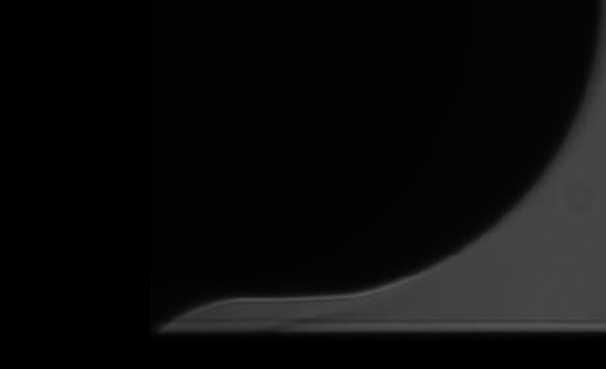
#> input picture Data/1800um/rcphoto1810um10psi_2019.jpg, 606 x 369 px
$ python 'Q1 is the data viable.py'
#> lines starting #> are read from the running program, lines starting #| are printed output that depends on the picture; after the words box and inside, x2 and y2 are one past the last pixel; in counts of white or black regions, pixels touching at a corner belong together
'''
------------------------------------------------------
This file answers Question 1
This file takes a raw image and a tared image and outputs a plot with points found on the edge.
------------------------------------------------------
'''


import cv2
import numpy as np
import matplotlib.pyplot as plt
from numpy.core.function_base import linspace

def extract_edges(edges):
    '''This function takes a canny edge detection file and returns the right-most edges arrays of X and Y coordinates'''
    #create arrays for X and Y coordinates
    edgeX = []
    edgeY = []
    #start from y = 260 and iterate through rows until row 316. These values are adjustable to avoid unwanted edge artifacts
    i = 260
    while i<316:
        # start from the right of the image and iterate across
        j = 605
        while j>=0:
            #if reach a pixel that is 255 that's an edge so save in the appropriate arrays and break out of the loop
            if edges[i,j] == 255:
                #save coordinate in appropriate array
                edgeX.append(j)
                edgeY.append(i)
                break
            else:
                #decreasing because scanning from right to left
                j=j-1
        #increasing because scanning down the image (image origin in the top left corner)
        i=i+1
    #return the edge coordinates
    return edgeX, edgeY

#load a raw image
rawimg = cv2.imread('Data/1800um/rcphoto1810um10psi_2019.jpg')
#> rawimg is the input picture: shape (369, 606, 3); min 0, max 87, mean 12.1
#load a Tared image, The image was tared in imageJ
image = cv2.imread('Data/1800um/Tare1810um10psi.jpg')
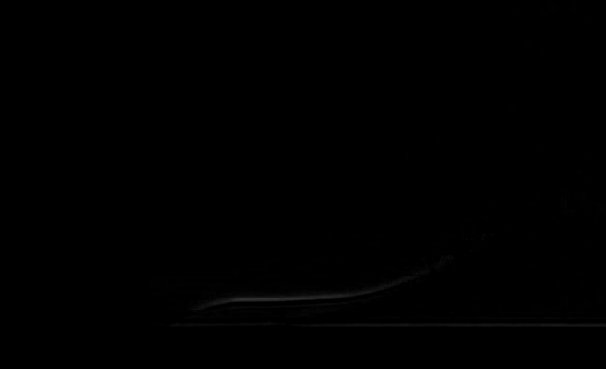
#> input picture Data/1800um/Tare1810um10psi.jpg, 606 x 369 px
#> image is the input picture: shape (369, 606, 3); min 0, max 49, mean 0.3
#convert Tared image to gray scale
gray = cv2.cvtColor(image, cv2.COLOR_BGR2GRAY)
#apply a bilateral filter, these parameters were iterated on via trial and error in using the 'Canny find edge Calibration' file
#for this application only changing the d value impacted the results
filt = cv2.bilateralFilter(gray, d=5, sigmaColor=75, sigmaSpace=75)
#apply the canny edge finder algorithim. Threshold values of 0 and 207 work well for the Question 3
# data set and on of those images is used here
CanEdges = cv2.Canny(filt, 0, 207, apertureSize=5)
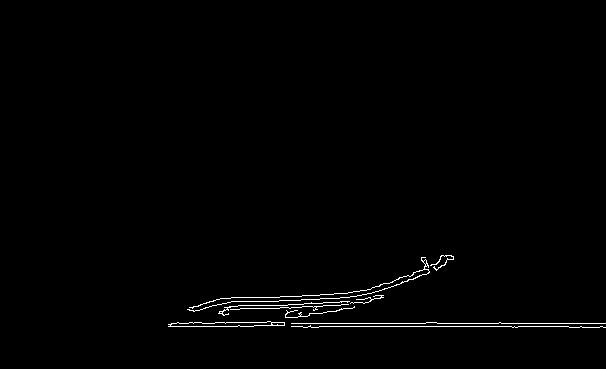
#> CanEdges: shape (369, 606); 0.87% white in thin lines or dots, all inside (x1, y1, x2, y2) = (168, 255, 606, 328)
#create windows to show the raw image, tared image, and edge result.
cv2.namedWindow('Raw Image')
cv2.namedWindow('Tared Image')
cv2.namedWindow('Edges')
#show the images, have to use a loop to get it work
while True:
    cv2.imshow('Raw Image',rawimg)
    cv2.imshow('Tared Image', gray)
    cv2.imshow('Edges', cv2.add(gray,CanEdges))
    break

#call extract_edges to pull the edges we want out from the canny edge detection
X,Y = extract_edges(CanEdges)
#> X = 56 values, max 446 at index 0, min 309 at index 54, mean 391.1; Y = 56 values from 260 to 315
#create a plot with the raw image with the detected edge points overlaid
plt.imshow(rawimg)
plt.xlabel('x-pixels')
plt.ylabel('y-pixels')
plt.title('edge detection (in blue)')
plt.plot(X,Y)
plt.show()
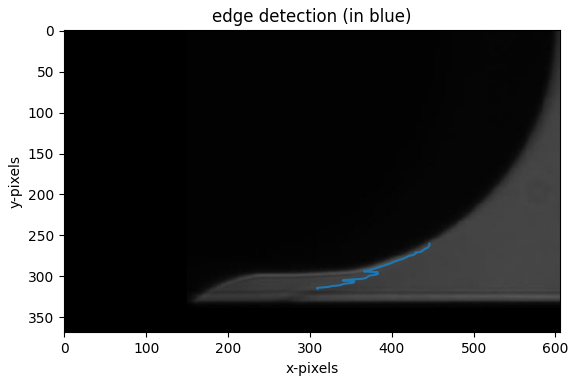
#> figure drawn by matplotlib, 1 panel

#print out X and X points because we need a metric to print out
print('Hey look! Some wild metrics have appeared! Its the-edge-points-I-detected')
print('the X coordinates ' + str(X))
#> (printed output is left out)
print('the Y coordinates ' + str(Y))
#> (printed output is left out)
